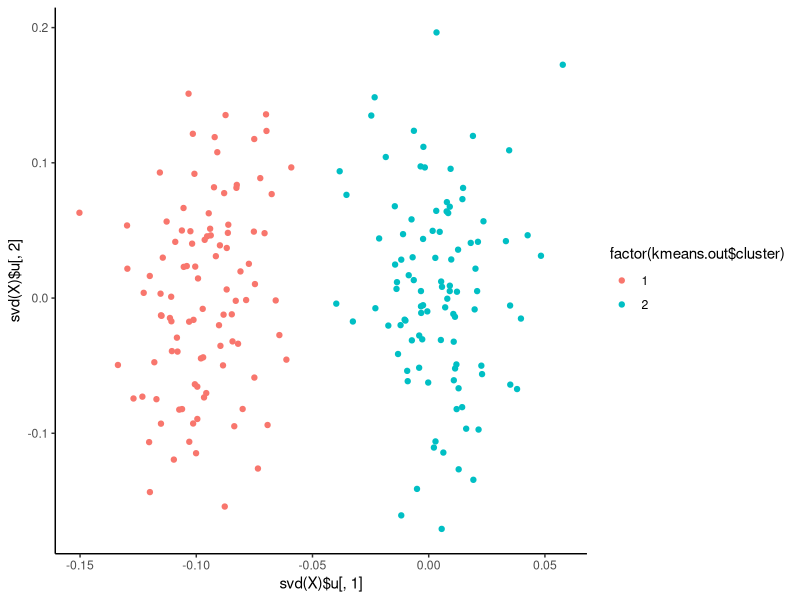
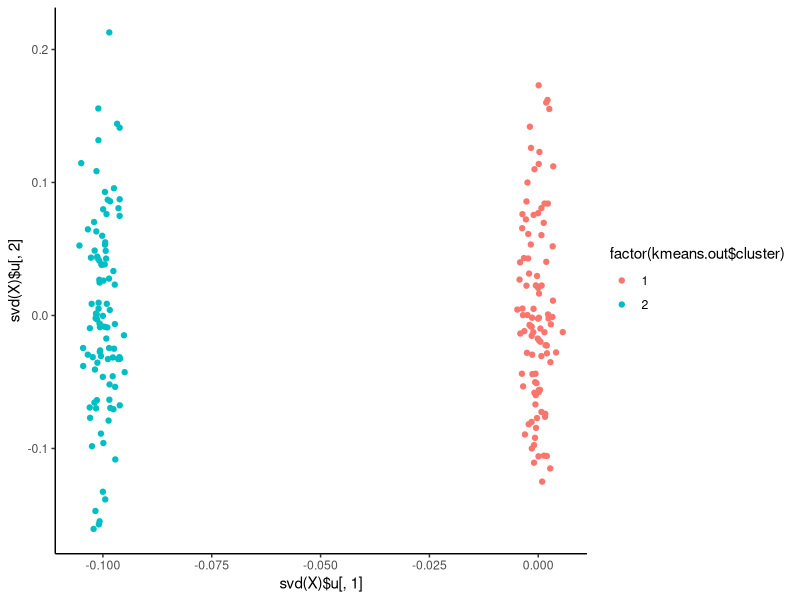
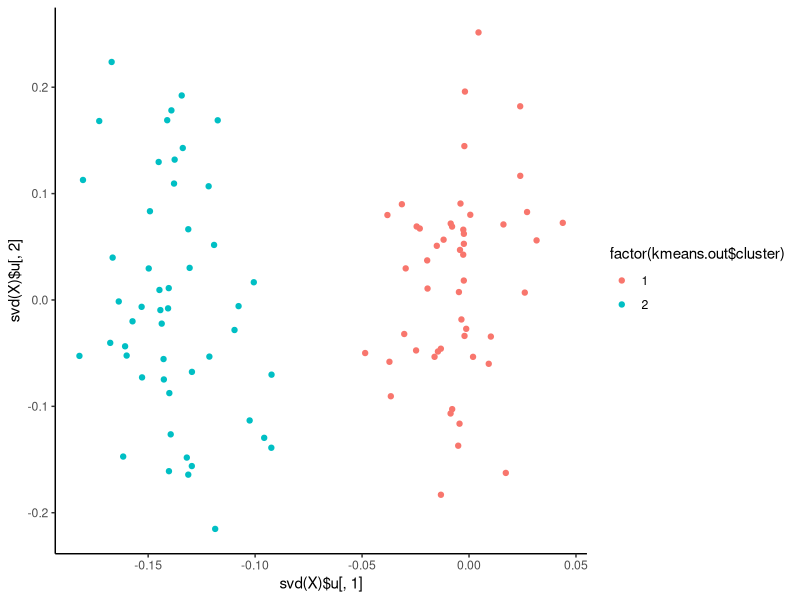

Here is the R script that generated these plots, in order:
rm(list = ls())

library(MASS)
library(ggplot2)
library(Matrix)

###### 2 groups, uncorrelated samples, low dimensional
n <- 100
p <- 50
X <- rbind(matrix(rnorm(n * p / 2, mean = 1), nrow = n, ncol = p/2),
           matrix(rnorm(n * p / 2, mean = 0), nrow = n, ncol = p/2))
kmeans.out <- kmeans(X, centers = 2)
qplot(svd(X)$u[,1], svd(X)$u[,2],
      col = factor(kmeans.out$cluster)) +
  theme_classic()

##### 2 groups, uncorrelated, high dim
n <- 100
p <- 5000
X <- rbind(matrix(rnorm(n * p / 2, mean = 1), nrow = n, ncol = p/2),
           matrix(rnorm(n * p / 2, mean = 0), nrow = n, ncol = p/2))
kmeans.out <- kmeans(X, centers = 2)
qplot(svd(X)$u[,1], svd(X)$u[,2],
      col = factor(kmeans.out$cluster)) +
  theme_classic()

##### 2 groups, "sibling" correlated samples, low dim
n <- 100
p <- 50
Sigma = bdiag(lapply(1:(n/2), function(i){
 matrix(c(1, 0.5, 0.5, 1), nrow = 2, ncol = 2)
}))
X <- t(mvrnorm(n = p, mu = c(rep(1, n/2), rep(0,n/2)),
        Sigma = Sigma))
kmeans.out <- kmeans(X, centers = 2)
qplot(svd(X)$u[,1], svd(X)$u[,2],
      col = factor(kmeans.out$cluster)) +
  theme_classic()
